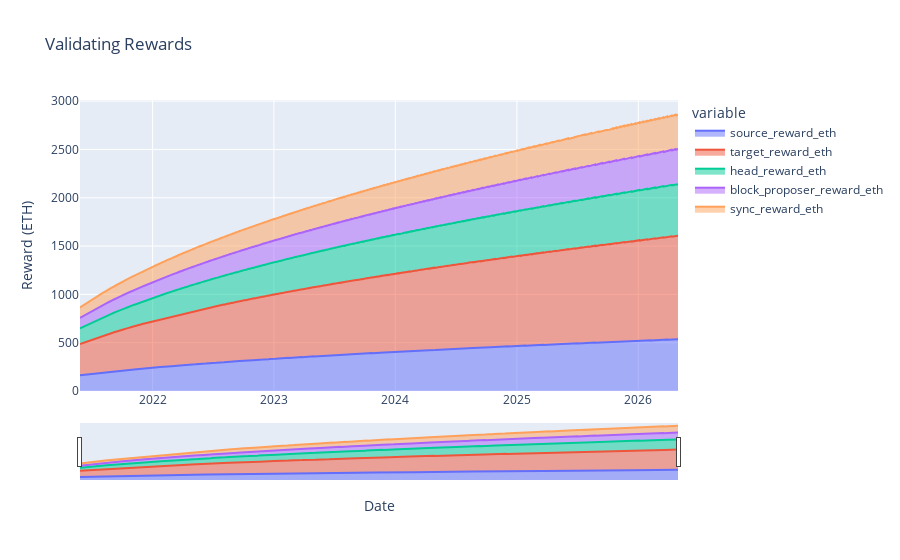

Notebook code cell kept with this figure:
### Code cell
fig = visualizations.plot_validating_rewards(df)
fig.show()
pio.write_image(fig, "../outputs/validating_rewards.png", width=1080, height=720)

### Figure 1 — Plotly figure (JSON) as saved in the notebook; plotly's stock layout.template omitted (floating-point values rounded to 4 significant figures; data arrays with more than 128 entries replaced by an {"elided": "..."} marker saying what was removed)
{"data": [{"hovertemplate": "variable=source_reward_eth<br>Date=%{x}<br>Reward (ETH)=%{y}<extra></extra>", "legendgroup": "source_reward_eth", "line": {"color": "#636efa"}, "mode": "lines", "name": "source_reward_eth", "orientation": "v", "showlegend": true, "stackgroup": "1", "type": "scatter", "x": {"elided": "1800 str values"}, "xaxis": "x", "y": {"elided": "1800 float values"}, "yaxis": "y"}, {"hovertemplate": "variable=target_reward_eth<br>Date=%{x}<br>Reward (ETH)=%{y}<extra></extra>", "legendgroup": "target_reward_eth", "line": {"color": "#EF553B"}, "mode": "lines", "name": "target_reward_eth", "orientation": "v", "showlegend": true, "stackgroup": "1", "type": "scatter", "x": {"elided": "1800 str values"}, "xaxis": "x", "y": {"elided": "1800 float values"}, "yaxis": "y"}, {"hovertemplate": "variable=head_reward_eth<br>Date=%{x}<br>Reward (ETH)=%{y}<extra></extra>", "legendgroup": "head_reward_eth", "line": {"color": "#00cc96"}, "mode": "lines", "name": "head_reward_eth", "orientation": "v", "showlegend": true, "stackgroup": "1", "type": "scatter", "x": {"elided": "1800 str values"}, "xaxis": "x", "y": {"elided": "1800 float values"}, "yaxis": "y"}, {"hovertemplate": "variable=block_proposer_reward_eth<br>Date=%{x}<br>Reward (ETH)=%{y}<extra></extra>", "legendgroup": "block_proposer_reward_eth", "line": {"color": "#ab63fa"}, "mode": "lines", "name": "block_proposer_reward_eth", "orientation": "v", "showlegend": true, "stackgroup": "1", "type": "scatter", "x": {"elided": "1800 str values"}, "xaxis": "x", "y": {"elided": "1800 float values"}, "yaxis": "y"}, {"hovertemplate": "variable=sync_reward_eth<br>Date=%{x}<br>Reward (ETH)=%{y}<extra></extra>", "legendgroup": "sync_reward_eth", "line": {"color": "#FFA15A"}, "mode": "lines", "name": "sync_reward_eth", "orientation": "v", "showlegend": true, "stackgroup": "1", "type": "scatter", "x": {"elided": "1800 str values"}, "xaxis": "x", "y": {"elided": "1800 float values"}, "yaxis": "y"}], "layout": {"autosize": true, "legend": {"title": {"text": "variable"}, "tracegroupgap": 0}, "title": {"text": "Validating Rewards"}, "xaxis": {"anchor": "y", "autorange": true, "domain": [0, 1], "range": ["2021-05-27 13:07:21.4157", "2026-04-30 13:07:21.4157"], "rangeslider": {"autorange": true, "range": ["2021-05-27 13:07:21.4157", "2026-04-30 13:07:21.4157"], "visible": true, "yaxis": {"_template": null, "rangemode": "match"}}, "title": {"text": "Date"}, "type": "date"}, "yaxis": {"anchor": "x", "autorange": true, "domain": [0, 1], "range": [0, 3012.0], "title": {"text": "Reward (ETH)"}, "type": "linear"}}}
